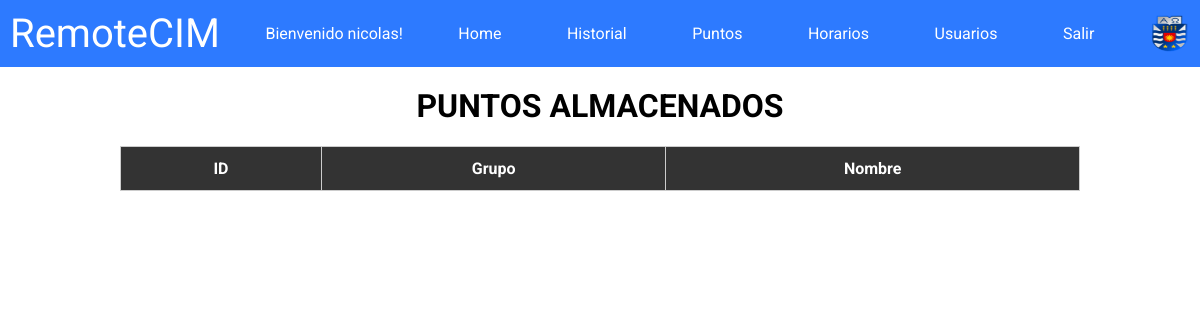
Page /puntos/ (signed in) on the earlier database version.
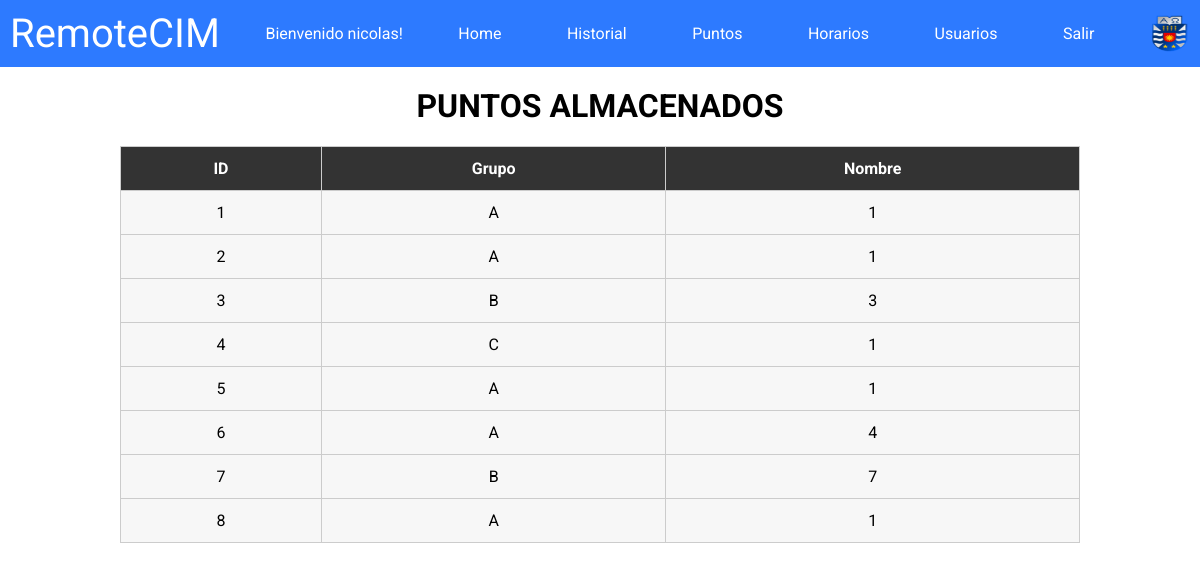
Same page on the later database version.
### remotecim/models.py (models this page shows, shortened)
class Posicion(models.Model):
    nombre_posicion = models.CharField(max_length=255)
    coordenadas = models.CharField(max_length=255)

### remotecim/views.py (the view, shortened to what this page needs)
# urls.py: path('puntos/', puntos_view, name='puntos'),
def puntos_view(request):
    puntos = Posicion.objects.all()
    return render(request, 'puntos.html', {'puntos': puntos})

### remotecim/templates/puntos.html
{% extends 'base.html' %}
{% block content %}
  <h1 class="h1-historial">PUNTOS ALMACENADOS</h1>
  <div class="table-container">
    <table class="custom-table">
      <thead>
        <tr>
          <th>ID</th>
          <th>Grupo</th>
          <th>Nombre</th>
        </tr>
      </thead>
      <tbody>
        {% for punto in puntos %}
          <tr>
            <td>{{ punto.id }}</td>
            <td>{{ punto.nombre_posicion }}</td>
            <td>{{ punto.coordenadas }}</td>
          </tr>
        {% endfor %}
      </tbody>
    </table>
  </div>
{% endblock %}

Differences in the rows shown:
added Posicion: id "1", nombre_posicion "A", coordenadas "1"
added Posicion: id "2", nombre_posicion "A", coordenadas "1"
added Posicion: id "3", nombre_posicion "B", coordenadas "3"
added Posicion: id "4", nombre_posicion "C", coordenadas "1"
added Posicion: id "5", nombre_posicion "A", coordenadas "1"
added Posicion: id "6", nombre_posicion "A", coordenadas "4"
added Posicion: id "7", nombre_posicion "B", coordenadas "7"
added Posicion: id "8", nombre_posicion "A", coordenadas "1"
